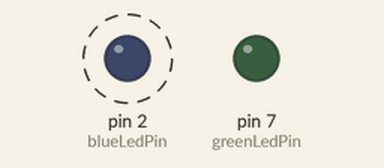
Recording of a sketch running on a simulated Arduino Uno, built with avr-gcc and run on an emulated ATmega328P. Shown: output pins drawn as LEDs (lit = HIGH). Dashed ring = blinking.

Above: at 0.2 s.
At 2.2 s:
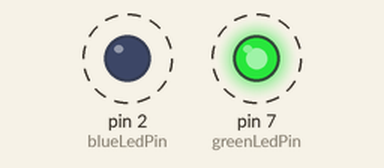
Timing chart, 0 to 3.0 s (numbered marks = the images above):
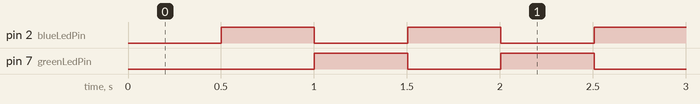

The sketch:

zweiLedsWechseln.ino
```cpp
const int greenLedPin = 7;
const int blueLedPin = 2;
int blueLedState = LOW;
int greenLedState = HIGH;
long previousMillis = 0;
bool greenLightUp = true;

void setup() {
  // put your setup code here, to run once:
  Serial.begin(9600);
  pinMode(2, OUTPUT);
  pinMode(7, OUTPUT);
}

void loop() {
  // put your main code here, to run repeatedly:
  unsigned long currentMillis = millis();
  if(currentMillis - previousMillis > 500 && greenLightUp) {
    greenLedState = LOW;
    blueLedState = HIGH;
    greenLightUp = false;
    digitalWrite(greenLedPin, greenLedState);
    digitalWrite(blueLedPin, blueLedState);
    previousMillis = currentMillis;
  } else if(currentMillis - previousMillis > 500 && !greenLightUp) {
    greenLedState = HIGH;
    blueLedState = LOW;
    greenLightUp = true;
    digitalWrite(greenLedPin, greenLedState);
    digitalWrite(blueLedPin, blueLedState);
    previousMillis = currentMillis;
  }

}
```

Measured:
- by itself, pin 2 (blueLedPin), pin 7 (greenLedPin): alternates HIGH for 0.50 s and LOW for 0.50 s
